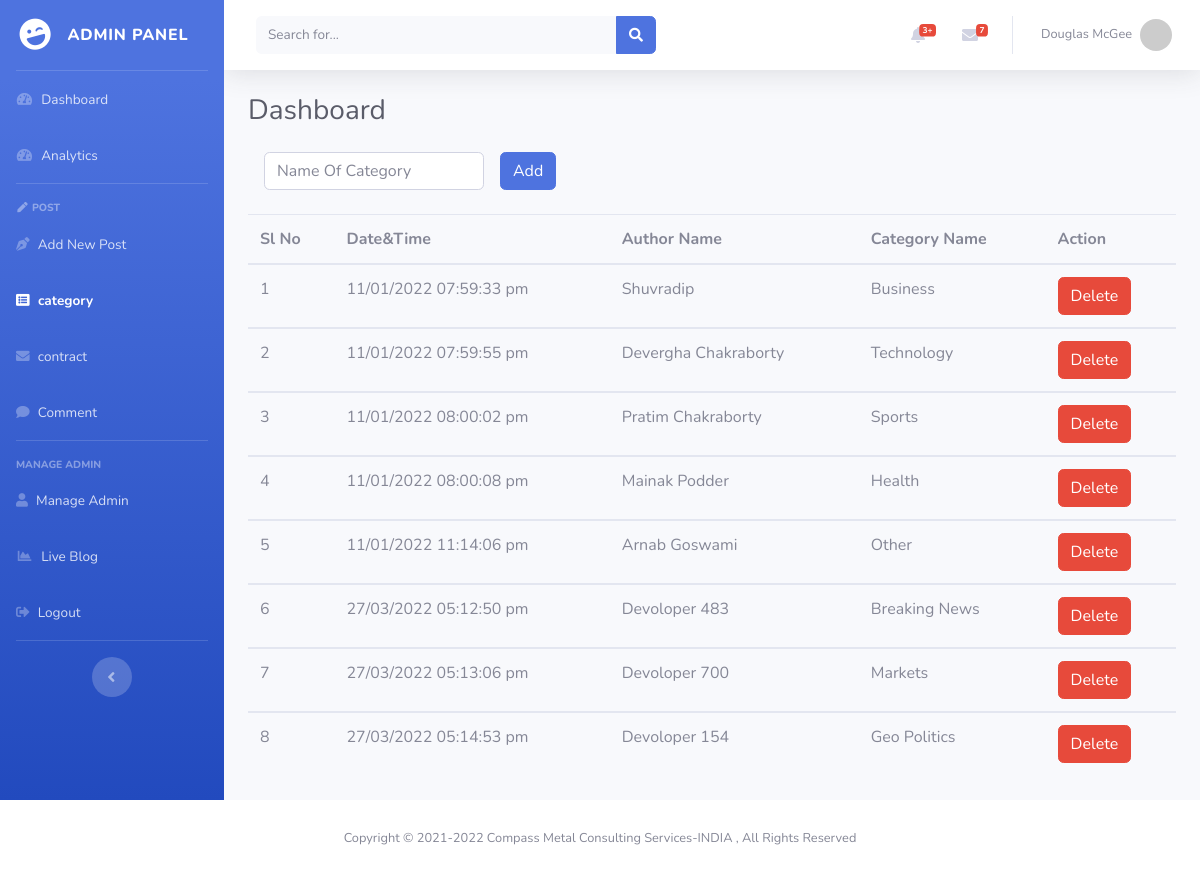
The app's page /admin/categories.php with its own data.
### tables this page shows
CREATE TABLE `categories` (
  `id` int(10) NOT NULL,
  `datetime` varchar(250) NOT NULL,
  `name` varchar(255) NOT NULL,
  `categoryname` varchar(255) NOT NULL
);

### admin/categories.php (the view, shortened to what this page needs)
<?php
require_once './partials/db.php';
require_once './partials/header.php';
?>
<body id="page-top">
    <div id="wrapper">
        <?php  require_once './partials/sidebar.php'; ?>
        <div id="content-wrapper" class="d-flex flex-column">
            <div id="content">
                <?php  require_once './partials/topbar.php'; ?>
                <div class="container-fluid">
                    <div class="d-sm-flex align-items-center justify-content-between mb-4">
                        <h1 class="h3 mb-0 text-gray-800">Dashboard</h1>
                    </div>
                    <form class="form-inline"
                        action="<?php echo $_SERVER['PHP_SELF'];?>"
                        method="POST">
                        <div class="form-group mx-sm-3 mb-2">
                            <input type="text" class="form-control" id="inputcat" name="categories"
                                placeholder="Name Of Category" autocomplete="off">
                        </div>
                        <button type="submit" name="submit" class="btn btn-primary mb-2">Add</button>
                    </form>
                    <?php  $sqlf = "SELECT * FROM categories";
                    $slno = 1;
            if ($res = mysqli_query($conn, $sqlf)) {
                if (mysqli_num_rows($res) > 0) {
                    echo "<table class=\"table\">";
                    echo "<thead>";
                    echo "<tr>";
                    echo "<th scope=\"col\">Sl No</th>";
                    echo "<th scope=\"col\">Date&Time</th>";
                    echo "<th scope=\"col\">Author Name</th>";
                    echo "<th scope=\"col\">Category Name</th>";
                    echo "<th scope=\"col\">Action</th>";
                    echo "</tr>";
                    echo "</thead>";
                    while ($row = mysqli_fetch_array($res)) {
                        $postid = $row['id'];
                        echo "<tbody>";
                        echo "<tr>";
                        echo "<td>".$slno."</td>";
                        echo "<td>".$row['datetime']."</td>";
                        echo "<td>".$row['name']."</td>";
                        echo "<td>".$row['categoryname']."</td>";
                        echo "<td>
                              <a href=\"deletecategory.php?cat=$postid\"
                                        class=\"btn btn-danger\">
                                        Delete
                                    </a>
                              </td>";
                        echo "</tr>";
                        echo "</tbody>";
                        $slno++;
                    }
                    echo "</table>";
                } else {
                    echo "<p class=\"ml-3 text-center\">No matching records are found.</p>";
                }
            } else {
                echo "ERROR: Could not able to execute $sqlf. "
                                        .mysqli_error($conn);
            }
?>
                </div>
            </div>
            <?php  require_once './partials/footer.php';

### records on screen
categories: datetime "11/01/2022 07:59:33 pm", name "Shuvradip", categoryname "Business"
categories: datetime "11/01/2022 07:59:55 pm", name "Devergha Chakraborty", categoryname "Technology"
categories: datetime "11/01/2022 08:00:02 pm", name "Pratim Chakraborty", categoryname "Sports"
categories: datetime "11/01/2022 08:00:08 pm", name "Mainak Podder", categoryname "Health"
categories: datetime "11/01/2022 11:14:06 pm", name "Arnab Goswami", categoryname "Other"
categories: datetime "27/03/2022 05:12:50 pm", name "Devoloper 483", categoryname "Breaking News"
categories: datetime "27/03/2022 05:13:06 pm", name "Devoloper 700", categoryname "Markets"
categories: datetime "27/03/2022 05:14:53 pm", name "Devoloper 154", categoryname "Geo Politics"
